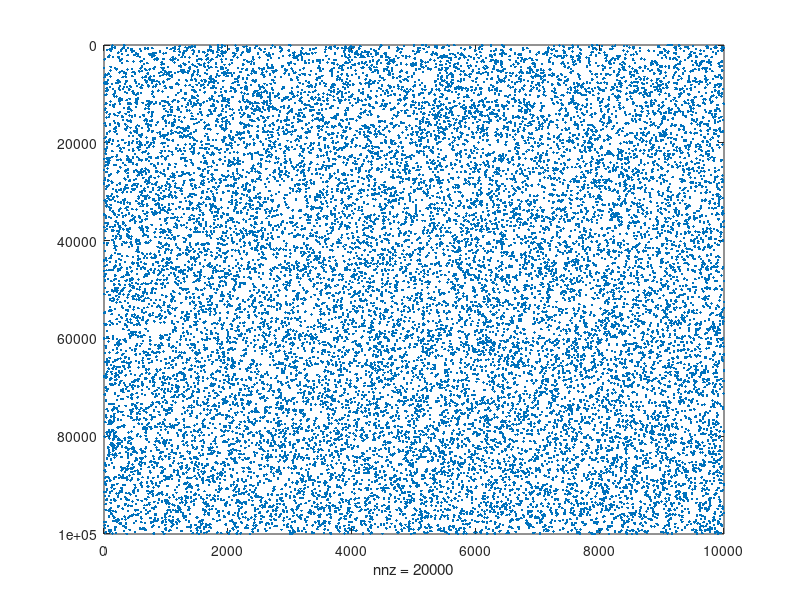
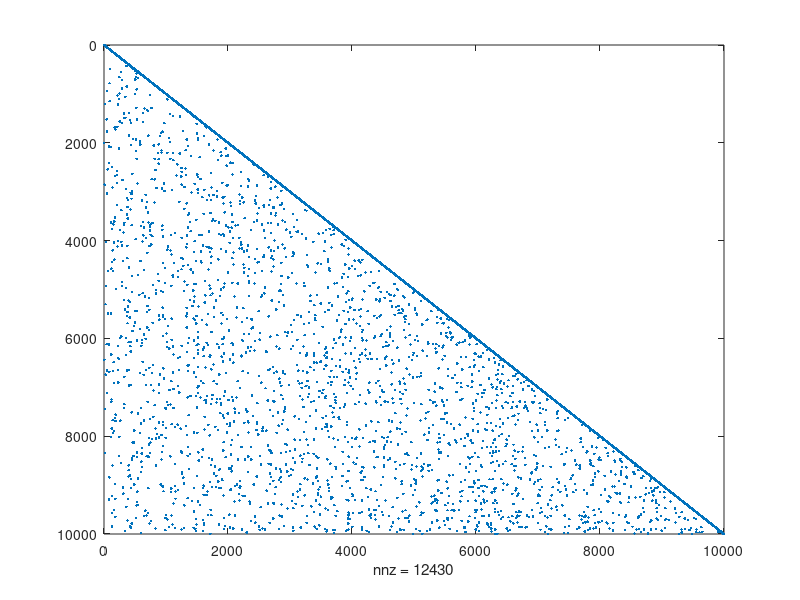

The MATLAB source for these figures, in order: (Note: this script raises an error after producing the figures.)
clear variables
rng(1)
M=100000;
N=10000;
density=2/M;
A=sprandn(M,N,density);
figure(1)
spy(A)
b=randn(M,1);
z0=0;
u0=0;
tol=[1e-12,1e-12];
maxit=1e4;
% Cholesky 
rho=100;
B = A'*A+rho*speye(N); 
L=chol(B,'lower');
figure(2)
spy(L)
%% ADMM
lambda=10;
rho=100;
[x, pr_all,dr_all,p_all]=lasso_admm_large(z0,u0,A,b,lambda,rho, tol, maxit);
%% CVX
cvx_begin
    variable y(N)
    minimize(0.5*sum_square( A * y - b )+lambda*norm(y,1))
cvx_end
%% experiment with lambda
lambda=[2,10,100,1000];
rho=100;
[X] = admm_para_large(z0,u0,A,b,lambda,rho, tol, maxit);
for i=1:4
    sum(X(:,i)==0)
end
%% experiment with  rho
clear lambda rho X 
lambda=100;
rho=[1,10,100,1000, 10000,1e6];
[X] = admm_para_large(z0,u0,A,b,lambda,rho, tol, maxit);
